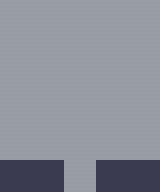

A 2D game scene composited from a Tiled map and its tileset images. What follows is a short description and the map's XML, with every tile layer's data as written:
An orthogonal 5x6 tile map with 32x32 px tiles, 1 tile layer (Ground), 2 tilesets and 12 objects (Player).

<map version="1.10" tiledversion="1.11.0" orientation="orthogonal" renderorder="right-down" width="5" height="6" tilewidth="32" tileheight="32" infinite="0" nextlayerid="9" nextobjectid="30">
 <tileset firstgid="1" source="Tiletsx/interior.tsx" />
 <tileset firstgid="5" source="Tiletsx/Room_Builder_free_32x32.tsx" />
 <layer id="1" name="Ground" width="5" height="6">
  <data encoding="csv">
222,222,222,222,222,
222,222,222,222,222,
222,222,222,222,222,
222,222,222,222,222,
222,222,222,222,222,
17,17,222,17,17
</data>
 </layer>
 <objectgroup id="8" name="Entities">
  <object id="28" name="Player" x="78.5" y="165.5">
   <properties>
    <property name="direction" value="up" />
    <property name="pos" value="world" />
   </properties>
   <point />
  </object>
 </objectgroup>
 <objectgroup id="5" name="Transition">
  <object id="9" x="64.3333" y="188.333" width="31.6667" height="3.33333">
   <properties>
    <property name="pos" value="tent" />
    <property name="target" value="world" />
   </properties>
  </object>
 </objectgroup>
 <objectgroup id="3" name="Objects">
  <properties>
   <property name="pos" value="tent" />
   <property name="target" value="world" />
  </properties>
  <object id="12" gid="3" x="27.5" y="50" width="36" height="84" />
  <object id="13" gid="2" x="4" y="94" width="45" height="87" />
  <object id="14" gid="1" x="101" y="140" width="59" height="60" />
  <object id="15" gid="4" x="106.5" y="50.5" width="57" height="75" />
 </objectgroup>
 <objectgroup id="4" name="Collision">
  <object id="3" x="-218" y="-404" width="620" height="403" />
  <object id="4" x="161" y="-358" width="404" height="763" />
  <object id="5" x="-285" y="-259" width="286" height="724" />
  <object id="7" x="-141" y="193" width="204" height="277" />
  <object id="8" x="96" y="192.5" width="164.5" height="236" />
 </objectgroup>
 <objectgroup id="7" name="Sleep">
  <object id="16" x="3" y="33" width="54" height="71.5" />
 </objectgroup>
</map>
